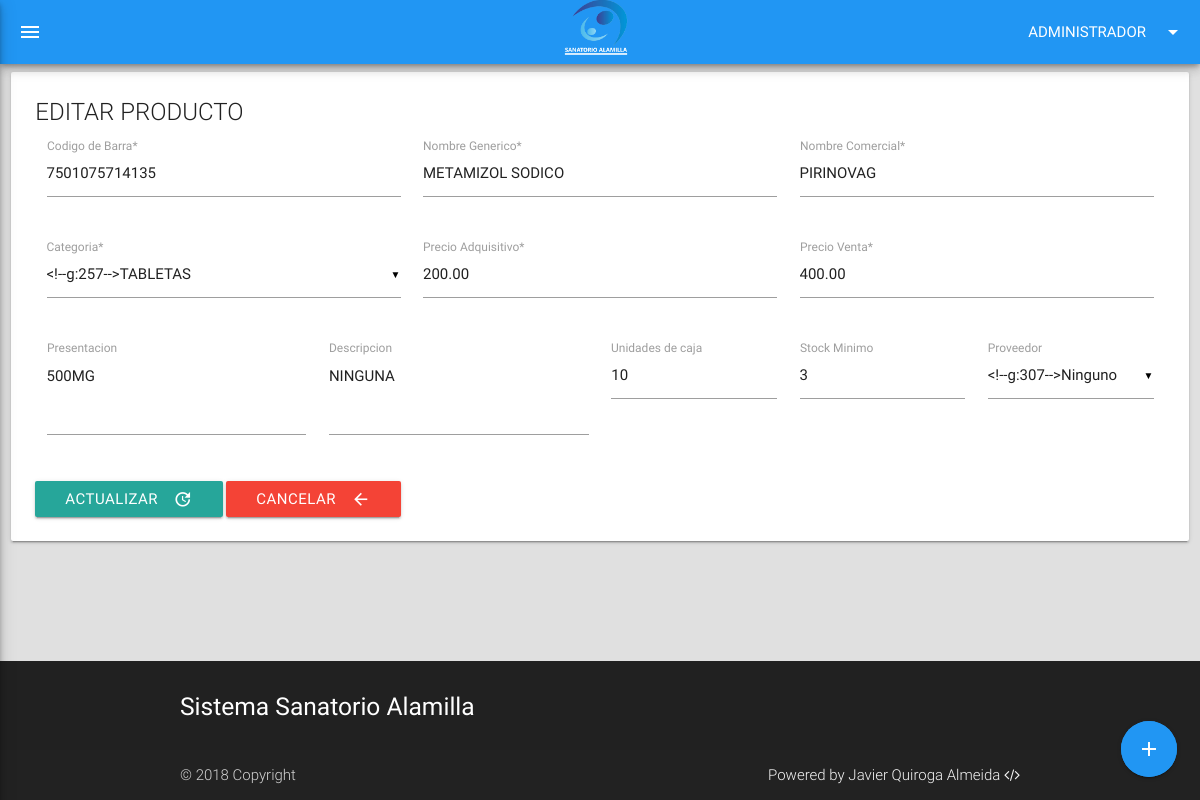
The app's page /alta/edit_medicamento.php?q=7501075714135 (signed in) with its own data.
### tables this page shows
CREATE TABLE `medicamentos` (
  `cve_medicamento` varchar(255) NOT NULL,
  `nombre_generico` varchar(255) NOT NULL,
  `nombre_comercial` varchar(255) DEFAULT NULL,
  `descripcion` varchar(255) DEFAULT NULL,
  `imagen` varchar(255) DEFAULT NULL,
  `presentacion` varchar(255) DEFAULT NULL,
  `precio_adquisitivo` decimal(15,2) NOT NULL,
  `precio_venta` decimal(15,2) NOT NULL,
  `unidades_caja` int(11) NOT NULL,
  `stock_minimo` int(11) NOT NULL,
  `fecha_alta` datetime DEFAULT CURRENT_TIMESTAMP,
  `id_proveedor` int(11) DEFAULT NULL,
  `id_categoria` int(11) DEFAULT NULL
);

### extend/helpers.php (called while the page is built, shortened)
<?php
function mostrar_medicamentos($id = null) {
    global $con;
    $resultado = array();
    $query = "SELECT m.*, cm.nombre as 'categoria' FROM medicamentos m LEFT JOIN categorias_medicamentos cm  ON cm.id = m.id_categoria ";
    if (isset($id)) {
        $query .= " WHERE cve_medicamento = '$id'";
    }
    $sel = $con->query($query);
    if ($sel) {
        $resultado = $sel;
    } else {
        $resultado = array();
    }
    return $resultado;
}

### alta/edit_medicamento.php (the view, shortened to what this page needs)
<?php include_once '../extend/header.php'; ?>
<?php if(isset($_SESSION['nick']) AND isset($_GET['q'])): ?>
<?php
            if (!isset($_SESSION['q'])) {
                $dato = $_SESSION['q'];
             } else{
                  $dato = $_SESSION['q'];
             }
           $id = $con->real_escape_string(htmlentities($dato ));
           $medicamentos = mostrar_medicamentos($id);
           $medicamento = $medicamentos->fetch_assoc();
    ?>
    <div class="row">
        <div class="col s12 m12 l12 xl12">
            <div class="card">
                <div class="card-content">
                <span class="card-title">EDITAR PRODUCTO</span>
                    <form action="#!" method="POST" id="formulario">
                    <div class="row">
                        <div class="col input-field s12 l4">
                            <label for="codigo_barras">Codigo de Barra*</label>
                            <input readonly value="<?=$medicamento['cve_medicamento']?>" type="text" name="barcode" id="barcode" maxlength="13" required title="Introduzca el codigo de barra del producto" onkeyup="this.value=Numeros(this.value)" >
                        </div>
                        <div class="col input-field s12 l4">
                            <label for="nombregenerico">Nombre Generico*</label>
                            <input autofocus='on' value="<?=$medicamento['nombre_generico']?>" type="text" name="nombregenerico" id="nombregenerico" onkeyup="may(this.value, this.id)" required>
                        </div>
                        <div class="col input-field s12 l4">
                            <label for="nombrecomercial">Nombre Comercial*</label>
                            <input value="<?=$medicamento['nombre_comercial']?>" type="text" name="nombrecomercial" id="nombrecomercial" onkeyup="may(this.value, this.id)" required>
                        </div>
                    </div>
                    <div class="row">
                        <div class="col input-field s12 l4">
                            <label for="categoria">Categoria*</label>
                        </div>
                        <div class="col input-field s12 l4">
                            <label for="precioa">Precio Adquisitivo*</label>
                            <input value="<?=$medicamento['precio_adquisitivo']?>" type="text" name="precioa" id="precioa" onKeyPress="return acceptNum(event)" required>
                        </div>
                        <div class="col input-field s12 l4">
                            <label for="preciov">Precio Venta*</label>
                            <input value="<?=$medicamento['precio_venta']?>" type="text" name="preciov" id="preciov" onKeyPress="return acceptNum(event)" required>
                        </div>
                    </div>
                    <div class="row">
                        <div class="col input-field s12 l3">
                            <label for="presentacion">Presentacion</label>
                            <textarea class="materialize-textarea" name="presentacion" id="presentacion" cols="30" rows="10"  onkeyup="may(this.value, this.id)"><?=$medicamento['presentacion']?></textarea>
                        </div>
                        <div class="col input-field s12 l3">
                            <textarea name="descripcion" id="descripcion" class="materialize-textarea" onkeyup="may(this.value, this.id)"><?=$medicamento['descripcion']?></textarea>
                            <label for="descripcion">Descripcion</label>
                        </div>
                        <div class="col input-field s12 l2">
                                <label for="unidades">Unidades de caja</label>
                                <input value="<?=$medicamento['unidades_caja']?>" type="text" name="unidades" id="unidades" required onkeyup="this.value=Numeros(this.value)">
                        </div>
                        <div class="col input-field s12 l2">
                                <label for="stockmin">Stock Minimo</label>
                                <input value="<?=$medicamento['stock_minimo']?>" type="text" name="stockmin" id="stockmin" required onkeyup="this.value=Numeros(this.value)">
                        </div>
                        <div class="col input-field s12 l2">
                                <label for="proveedor">Proveedor</label>
                        </div>
                    </div>
                        <button id="submit_edit" class="btn">Actualizar <i class="material-icons right">update</i> </button>
                        <a href="./" class="btn red">Cancelar<i class="material-icons right">arrow_back</i> </a>
                    </form>
                </div>
            </div>
        </div>
    </div>
    <?php include_once '../extend/opciones.php'; ?>
    <?php include '../extend/scripts.php'; ?>
    <?php include_once '../extend/footer.php'; ?>
    </body>
    </html>
<?php else: header("Location:./");?>
<?php endif; ?>

### css/style.css (style rules this page uses)
body { display: flex; min-height: 100vh; flex-direction: column; }

### records on screen
medicamentos: barcode "7501075714135", nombregenerico "METAMIZOL SODICO", nombrecomercial "PIRINOVAG", precioa "200.00", preciov "400.00", presentacion "500MG", descripcion "NINGUNA", unidades "10", stockmin "3"

### other values on screen
$_SESSION['nivel'] "ADMINISTRADOR"
